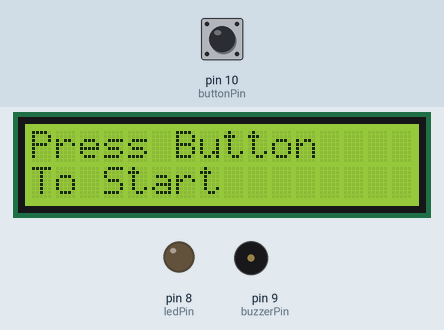
Recording of a sketch running on a simulated Arduino Uno, built with avr-gcc and run on an emulated ATmega328P. Parts: 16×2 character LCD, output pins drawn as LEDs (lit = HIGH), buzzer (waves = sounding, pin HIGH). The inputs (shaded band) are chosen by the test bench; at power-on: pin 10 (buttonPin) HIGH.

Above: at 1.2 s.
1.3 s: pin 10 (buttonPin) pulled LOW for 0.15 s
At 1.76 s:
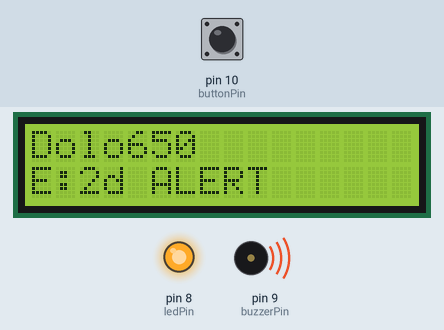
At 7.7 s:
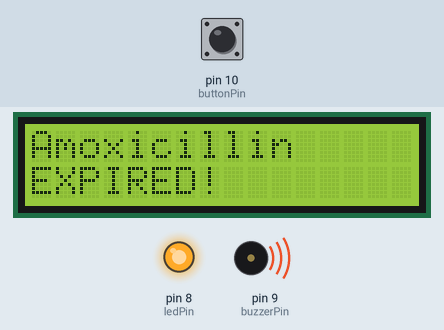
Timing chart, 0 to 13.5 s (numbered marks = the images above; inputs shaded):
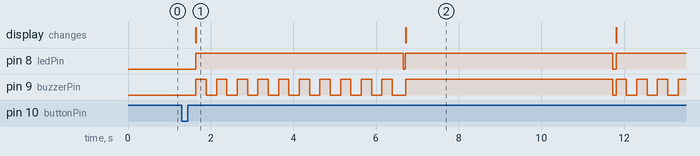

The sketch:

Medical_Stock_Monitoring.ino
```cpp
#include <Wire.h>
#include <LiquidCrystal_I2C.h>

LiquidCrystal_I2C lcd(0x27, 16, 2);

// Pins
int ledPin = 8;
int buzzerPin = 9;
int buttonPin = 10;

// Medicine Data
String medName[] = {
  "Paracetamol", "Dolo650", "Crocin", "Aspirin",
  "Ibuprofen", "Amoxicillin", "Cetirizine",
  "Azithro", "Metformin", "Omeprazole"
};

int quantity[] = {10, 3, 8, 6, 4, 2, 9, 5, 7, 1};

int expiryDays[] = {5, 2, 15, 7, 3, 0, 10, 4, 12, 2};

int totalMed = 10;

void setup() {
  lcd.init();
  lcd.backlight();

  pinMode(ledPin, OUTPUT);
  pinMode(buzzerPin, OUTPUT);
  pinMode(buttonPin, INPUT_PULLUP);

  lcd.print("Press Button");
  lcd.setCursor(0, 1);
  lcd.print("To Start");
}

void loop() {
  if (digitalRead(buttonPin) == LOW) {
    delay(300); // Debounce

    for (int i = 0; i < totalMed; i++) {
      lcd.clear();
      lcd.setCursor(0, 0);
      lcd.print(medName[i]);

      lcd.setCursor(0, 1);

      // EXPIRED (expiry = 0)
      if (expiryDays[i] == 0) {
        lcd.print("EXPIRED!");

        digitalWrite(ledPin, HIGH);

        // Continuous buzzer (5 sec)
        digitalWrite(buzzerPin, HIGH);
        delay(5000);
        digitalWrite(buzzerPin, LOW);

        digitalWrite(ledPin, LOW);
      }

      // EXACT 2 DAYS (beep-pause)
      else if (expiryDays[i] == 2) {
        lcd.print("E:2d ALERT");

        digitalWrite(ledPin, quantity[i] < 5);

        // Beep-pause for 5 sec
        for (int j = 0; j < 10; j++) {
          digitalWrite(buzzerPin, HIGH);
          delay(250);

          digitalWrite(buzzerPin, LOW);
          delay(250);
        }
      }

      // ALL OTHER CASES
      else {
        lcd.print("Q:");
        lcd.print(quantity[i]);
        lcd.print(" E:");
        lcd.print(expiryDays[i]);
        lcd.print("d");

        digitalWrite(ledPin, quantity[i] < 5);
      }
    }

    delay(5000);

    lcd.clear();
    lcd.print("Done");
    delay(2000);
  }

  lcd.clear();
  lcd.print("Press Button");
  lcd.setCursor(0, 1);
  lcd.print("To Start");
}
```

Measured:
- after the input at 1.3 s, pin 8 (ledPin): alternates HIGH for 5.0 s and LOW for 0.06 s, starting after 0.34 s; pin 9 (buzzerPin): goes 9 × (HIGH 0.25 s, LOW 0.25 s), HIGH 0.25 s, LOW 0.33 s, HIGH 5.0 s, LOW 0.09 s, 3 × (HIGH 0.25 s, LOW 0.25 s), then HIGH, starting after 0.34 s; the display: changes after 0.34 s (image 1)
